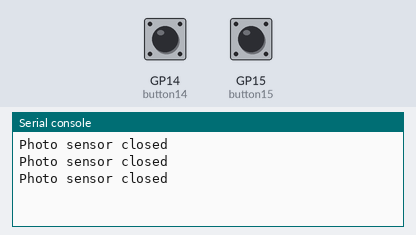
A program run on a simulated Raspberry Pi Pico running CircuitPython. Parts: the last lines printed to the serial console. Inputs (shaded band) come from the test bench; at power-on: GP14 (button14) HIGH, GP15 (button15) HIGH.

Above: at 1.2 s.
1.3 s: GP14 (button14) pulled LOW for 0.6 s
At 1.9 s:
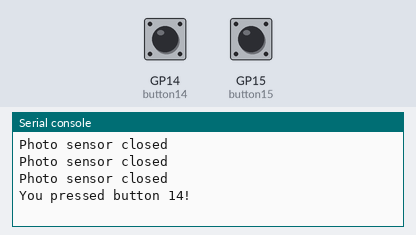
3.4 s: GP15 (button15) pulled LOW for 0.6 s
At 3.9 s:
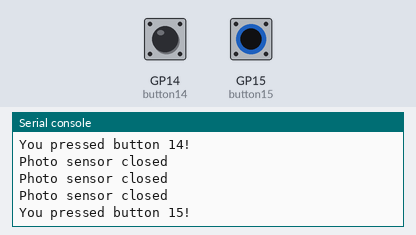

The program:

code.py
```python
# Write your code here :-)
import time
import board
import digitalio

button14 = digitalio.DigitalInOut(board.GP14)
button14.switch_to_input(pull=digitalio.Pull.UP)
button15 = digitalio.DigitalInOut(board.GP15)
button15.switch_to_input(pull=digitalio.Pull.UP)

photoSensorPin2 = digitalio.DigitalInOut(board.GP3)
photoSensorPin2.switch_to_input(pull=digitalio.Pull.UP)


while True:
    if button14.value == False:
        print("You pressed button 14!")
        time.sleep(0.5)
    if button15.value == False:
        print("You pressed button 15!")
        time.sleep(0.5)
    if photoSensorPin2.value == True:
        print("Photo sensor closed")
        time.sleep(0.5)
```

Measured:
- after the input at 1.3 s, the serial console: prints a new line after 0.20 s (image 1)
- after the input at 3.4 s, the serial console: prints a new line after 0.10 s (image 2)
